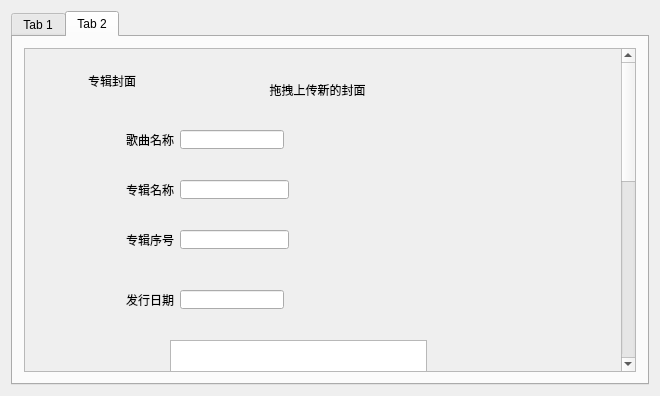
<?xml version="1.0" encoding="UTF-8"?>
<ui version="4.0">
 <class>UploadWidgetClass</class>
 <widget class="QWidget" name="UploadWidgetClass">
  <property name="geometry">
   <rect>
    <x>0</x>
    <y>0</y>
    <width>660</width>
    <height>396</height>
   </rect>
  </property>
  <property name="windowTitle">
   <string>UploadWidget</string>
  </property>
  <layout class="QHBoxLayout" name="horizontalLayout">
   <item>
    <widget class="QTabWidget" name="tabWidget">
     <property name="currentIndex">
      <number>1</number>
     </property>
     <widget class="QWidget" name="tab">
      <attribute name="title">
       <string>Tab 1</string>
      </attribute>
      <layout class="QHBoxLayout" name="horizontalLayout_4">
       <item>
        <widget class="DragDropLabel" name="select_file_lab">
         <property name="text">
          <string>选择mp3文件以读取文件信息</string>
         </property>
         <property name="alignment">
          <set>Qt::AlignCenter</set>
         </property>
        </widget>
       </item>
      </layout>
     </widget>
     <widget class="QWidget" name="tab_2">
      <attribute name="title">
       <string>Tab 2</string>
      </attribute>
      <layout class="QHBoxLayout" name="horizontalLayout_5">
       <item>
        <widget class="QScrollArea" name="scrollArea">
         <property name="widgetResizable">
          <bool>true</bool>
         </property>
         <widget class="QWidget" name="scrollAreaWidgetContents">
          <property name="geometry">
           <rect>
            <x>0</x>
            <y>0</y>
            <width>604</width>
            <height>800</height>
           </rect>
          </property>
          <property name="minimumSize">
           <size>
            <width>0</width>
            <height>800</height>
           </size>
          </property>
          <widget class="QWidget" name="widget" native="true">
           <property name="geometry">
            <rect>
             <x>60</x>
             <y>10</y>
             <width>411</width>
             <height>61</height>
            </rect>
           </property>
           <layout class="QHBoxLayout" name="horizontalLayout_2" stretch="0,9">
            <property name="spacing">
             <number>0</number>
            </property>
            <property name="leftMargin">
             <number>0</number>
            </property>
            <property name="topMargin">
             <number>0</number>
            </property>
            <property name="rightMargin">
             <number>0</number>
            </property>
            <property name="bottomMargin">
             <number>0</number>
            </property>
            <item>
             <widget class="QLabel" name="label">
              <property name="styleSheet">
               <string notr="true">margin-top: 10px;</string>
              </property>
              <property name="text">
               <string>专辑封面</string>
              </property>
              <property name="alignment">
               <set>Qt::AlignLeading|Qt::AlignLeft|Qt::AlignTop</set>
              </property>
              <property name="wordWrap">
               <bool>false</bool>
              </property>
              <property name="margin">
               <number>0</number>
              </property>
             </widget>
            </item>
            <item>
             <widget class="DragDropLabel" name="select_cover_lab">
              <property name="text">
               <string>拖拽上传新的封面</string>
              </property>
              <property name="alignment">
               <set>Qt::AlignCenter</set>
              </property>
             </widget>
            </item>
           </layout>
          </widget>
          <widget class="QWidget" name="widget_2" native="true">
           <property name="geometry">
            <rect>
             <x>90</x>
             <y>120</y>
             <width>185</width>
             <height>41</height>
            </rect>
           </property>
           <layout class="QHBoxLayout" name="horizontalLayout_3">
            <item>
             <widget class="QLabel" name="label_3">
              <property name="text">
               <string>专辑名称</string>
              </property>
             </widget>
            </item>
            <item>
             <widget class="QLineEdit" name="album_name_LineE"/>
            </item>
           </layout>
          </widget>
          <widget class="QWidget" name="widget_3" native="true">
           <property name="geometry">
            <rect>
             <x>90</x>
             <y>230</y>
             <width>180</width>
             <height>41</height>
            </rect>
           </property>
           <layout class="QHBoxLayout" name="horizontalLayout_6">
            <item>
             <widget class="QLabel" name="label_5">
              <property name="text">
               <string>发行日期</string>
              </property>
             </widget>
            </item>
            <item>
             <widget class="QLineEdit" name="birthday_LineE"/>
            </item>
           </layout>
          </widget>
          <widget class="QWidget" name="widget_4" native="true">
           <property name="geometry">
            <rect>
             <x>80</x>
             <y>280</y>
             <width>333</width>
             <height>111</height>
            </rect>
           </property>
           <layout class="QHBoxLayout" name="horizontalLayout_7">
            <item>
             <widget class="QLabel" name="label_6">
              <property name="text">
               <string>专辑描述</string>
              </property>
             </widget>
            </item>
            <item>
             <widget class="QTextBrowser" name="album_desc"/>
            </item>
           </layout>
          </widget>
          <widget class="QWidget" name="widget_5" native="true">
           <property name="geometry">
            <rect>
             <x>70</x>
             <y>400</y>
             <width>185</width>
             <height>41</height>
            </rect>
           </property>
           <layout class="QHBoxLayout" name="horizontalLayout_8">
            <item>
             <widget class="QLabel" name="label_7">
              <property name="text">
               <string>作者名称</string>
              </property>
             </widget>
            </item>
            <item>
             <widget class="QLineEdit" name="artist_LineE"/>
            </item>
           </layout>
          </widget>
          <widget class="QWidget" name="widget_6" native="true">
           <property name="geometry">
            <rect>
             <x>90</x>
             <y>170</y>
             <width>185</width>
             <height>41</height>
            </rect>
           </property>
           <layout class="QHBoxLayout" name="horizontalLayout_9">
            <item>
             <widget class="QLabel" name="label_8">
              <property name="text">
               <string>专辑序号</string>
              </property>
             </widget>
            </item>
            <item>
             <widget class="QLineEdit" name="album_track_LineE"/>
            </item>
           </layout>
          </widget>
          <widget class="QWidget" name="widget_7" native="true">
           <property name="geometry">
            <rect>
             <x>90</x>
             <y>70</y>
             <width>180</width>
             <height>41</height>
            </rect>
           </property>
           <layout class="QHBoxLayout" name="horizontalLayout_10">
            <item>
             <widget class="QLabel" name="label_2">
              <property name="text">
               <string>歌曲名称</string>
              </property>
             </widget>
            </item>
            <item>
             <widget class="QLineEdit" name="title_LineE"/>
            </item>
           </layout>
          </widget>
          <widget class="QWidget" name="widget_8" native="true">
           <property name="geometry">
            <rect>
             <x>70</x>
             <y>560</y>
             <width>184</width>
             <height>41</height>
            </rect>
           </property>
           <layout class="QHBoxLayout" name="horizontalLayout_11">
            <item>
             <widget class="QPushButton" name="sure_btn">
              <property name="text">
               <string>确定</string>
              </property>
              <property name="checkable">
               <bool>true</bool>
              </property>
             </widget>
            </item>
            <item>
             <widget class="QPushButton" name="cancel_btn">
              <property name="text">
               <string>取消</string>
              </property>
              <property name="checkable">
               <bool>true</bool>
              </property>
             </widget>
            </item>
           </layout>
          </widget>
          <widget class="QWidget" name="widget_9" native="true">
           <property name="geometry">
            <rect>
             <x>70</x>
             <y>480</y>
             <width>185</width>
             <height>41</height>
            </rect>
           </property>
           <layout class="QHBoxLayout" name="horizontalLayout_12">
            <item>
             <widget class="QLabel" name="label_4">
              <property name="text">
               <string>总时长</string>
              </property>
             </widget>
            </item>
            <item>
             <widget class="QLineEdit" name="duration_LineE">
              <property name="readOnly">
               <bool>true</bool>
              </property>
             </widget>
            </item>
           </layout>
          </widget>
         </widget>
        </widget>
       </item>
      </layout>
     </widget>
    </widget>
   </item>
  </layout>
 </widget>
 <layoutdefault spacing="6" margin="11"/>
 <customwidgets>
  <customwidget>
   <class>DragDropLabel</class>
   <extends>QLabel</extends>
   <header>dragdroplabel.h</header>
  </customwidget>
 </customwidgets>
 <resources/>
 <connections/>
</ui>
